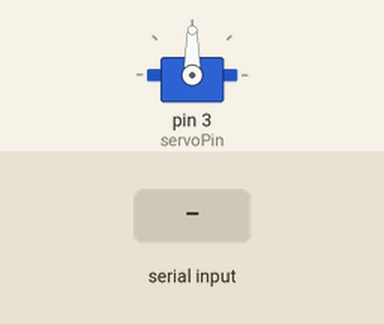
Recording of a sketch running on a simulated Arduino Uno, built with avr-gcc and run on an emulated ATmega328P. Parts: servo. The inputs (shaded band) are chosen by the test bench. The modem accepts every AT command (registered, SIM ready, sends succeed) and sends nothing else.

Above: at 1.3 s.
1.4 s: byte 0 (0) received over Serial
At 3.8 s:
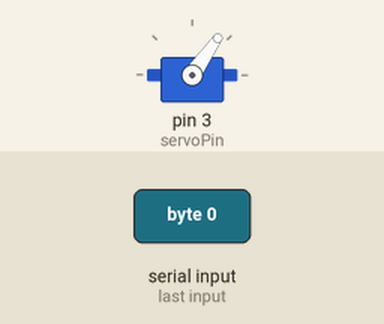
At 8.0 s:
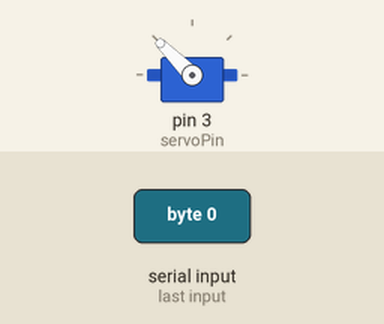
Timing chart, 0 to 9.5 s (numbered marks = the images above; inputs shaded):
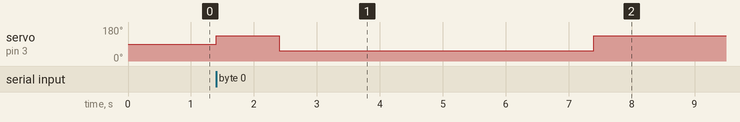

Measured:
- after the input at 1.4 s, servo on pin 3 (servoPin): 90° → 135° at once, → 55° 1.0 s later, → 135° 5.0 s later

The sketch:

motor_arduino.ino
```cpp
//ERFINDER CODE
#include <SoftwareSerial.h>
#include <Servo.h>

SoftwareSerial mySerial(9, 10);


int servoPin = 3;
int data = 7;
String arr[] = {"9566072427","9790710035","9790712994","9790700998"};


Servo Servo1;


void setup()
{
  mySerial.begin(9600);   // Setting the baud rate of GSM Module
  Serial.begin(9600);    // Setting the baud rate of Serial Monitor (Arduino)
  Servo1.attach(servoPin);
  delay(100);
}


void loop()
{
  if (Serial.available()>0)
  {
    data = Serial.read();
   if(data==0 || data==1 )
  {
    runMotor();
  }
  }

 if (mySerial.available()>0)
   Serial.write(mySerial.read());
}

 void runMotor()
 {
  Servo1.write(135);
  delay(1000);
  Servo1.write(55);
  delay(5000);
  Servo1.write(135);
  for(int i = 0; i<4; i++)
  {
   SendMessage(arr[i]);
   delay(1000);
    }

  }

 void SendMessage(String phone_number)
{
  mySerial.println("AT+CMGF=1");    //Sets the GSM Module in Text Mode
  delay(1000);  // Delay of 1000 milli seconds or 1 second
  String temp2 = String(phone_number);
  String temp = String("AT+CMGS=") + String("\"+91") + String(temp2) +"\""  + String("\r");
  mySerial.println(temp);
  delay(1000);
  mySerial.println("Your car has been identified and the amount has been deducted");// The SMS text you want to send
  delay(100);
   mySerial.println((char)26);// ASCII code of CTRL+Z
  delay(1000);

}
```
